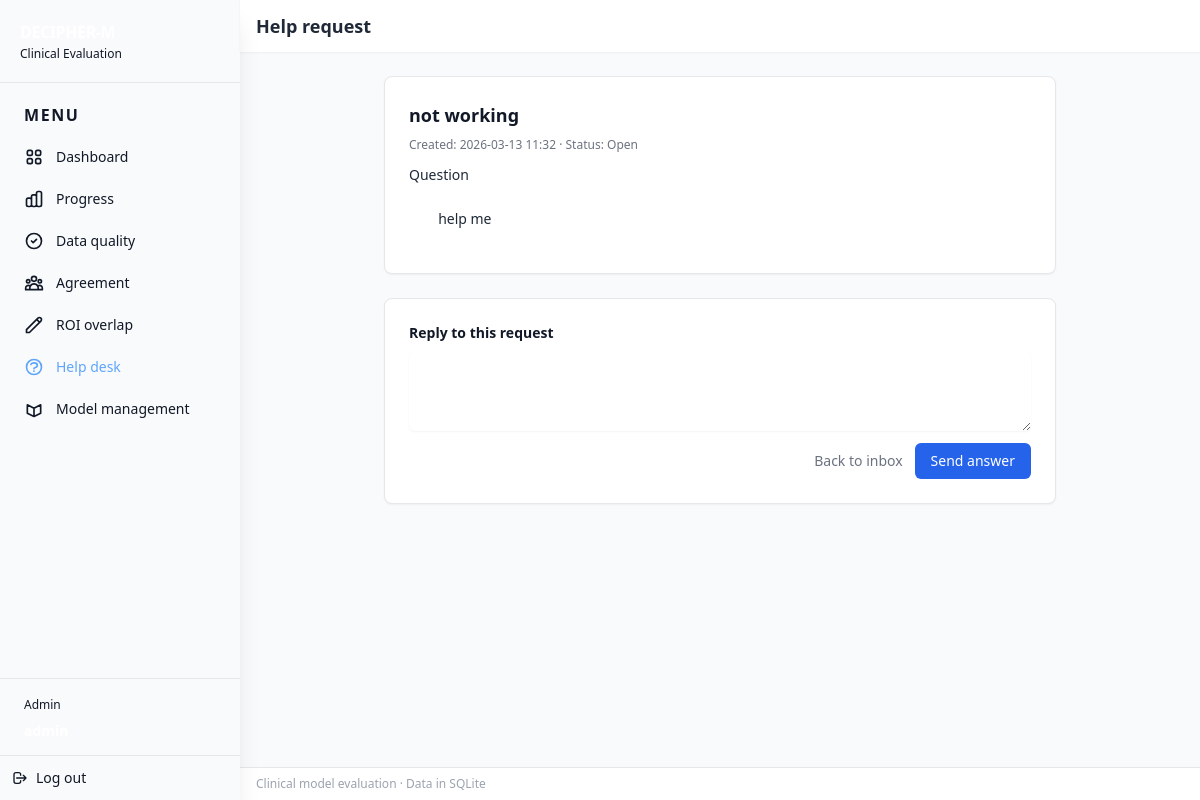
/help/2 (signed in), run on the app's committed database.
### app/models.py (models this page shows)
class User(SQLModel, table=True):
    __tablename__ = "users"
    id: Optional[int] = Field(default=None, primary_key=True)
    username: str = Field(unique=True)
    password_hash: str = Field()
    role: str = Field()  # "doctor" | "admin"
    full_name: Optional[str] = Field(default=None)
    email: Optional[str] = Field(default=None)
    institution: Optional[str] = Field(default=None)
    notes: Optional[str] = Field(default=None)
    created_at: datetime = Field(default_factory=datetime.utcnow)

class HelpRequest(SQLModel, table=True):
    id: Optional[int] = Field(default=None, primary_key=True)
    from_user_id: int = Field(foreign_key="users.id")
    to_role: str = Field()  # e.g. "admin"
    subject: str
    question: str
    answer: Optional[str] = Field(default=None)
    status: str = Field(default="open")  # "open" | "answered"
    created_at: datetime = Field(default_factory=datetime.utcnow)
    answered_at: Optional[datetime] = Field(default=None)

### app/main.py (the view)
@app.get("/help/{ticket_id}", response_class=HTMLResponse)
def help_detail(ticket_id: int, request: Request, session: SessionDep):
    user = get_current_user(request, session)
    if user is None:
        return RedirectResponse(url="/login?role=doctor", status_code=302)
    ticket = session.get(HelpRequest, ticket_id)
    if not ticket:
        return HTMLResponse("Ticket not found", status_code=404)
    if user.role != "admin" and ticket.from_user_id != user.id:
        return HTMLResponse("Not allowed", status_code=403)
    return templates.TemplateResponse(
        "help/detail.html",
        {"request": request, "current_user": user, "ticket": ticket},
    )

### app/templates/help/detail.html (shortened to what this page needs)
{% extends "base.html" %}
{% block header_title %}Help request{% endblock %}
{% block content %}
<div class="max-w-2xl mx-auto space-y-6">
  <div class="bg-white rounded-lg border border-gray-200 p-6 shadow-sm">
    <h2 class="text-lg font-semibold text-gray-900 mb-2">{{ ticket.subject }}</h2>
    <p class="text-xs text-gray-500 mb-1">
      Created: {{ ticket.created_at.strftime('%Y-%m-%d %H:%M') if ticket.created_at else '-' }} · Status: {{ ticket.status.capitalize() }}
    </p>
    <div class="mt-3">
      <h3 class="text-sm font-medium text-gray-800 mb-1">Question</h3>
      <p class="text-sm text-gray-800 whitespace-pre-wrap">
        {{ ticket.question }}
      </p>
    </div>
  </div>
  {% if current_user.role == 'admin' %}
  <div class="bg-white rounded-lg border border-gray-200 p-6 shadow-sm">
    <h3 class="text-sm font-semibold text-gray-900 mb-2">Reply to this request</h3>
    <form method="post" action="{{ request.url_for('help_answer', ticket_id=ticket.id) }}" class="space-y-3">
      <textarea
        id="answer"
        name="answer"
        rows="4"
        required
        class="block w-full rounded-md border-gray-300 shadow-sm focus:border-blue-500 focus:ring-blue-500 text-sm"
      >{{ ticket.answer or '' }}</textarea>
      <div class="flex items-center justify-end gap-3">
        <a href="{{ request.url_for('help_inbox') }}" class="text-sm text-gray-500 hover:text-gray-700">Back to inbox</a>
        <button type="submit" class="inline-flex items-center px-4 py-2 bg-blue-600 text-white text-sm font-medium rounded-md hover:bg-blue-700">
          Send answer
        </button>
      </div>
    </form>
  </div>
  {% elif ticket.from_user_id == current_user.id %}
  <div>
    <a href="{{ request.url_for('help_my') }}" class="text-sm text-blue-600 hover:text-blue-800">← Back to my requests</a>
  </div>
  {% endif %}
</div>
{% endblock %}

### app/templates/base.html (shortened to what this page needs)
<!DOCTYPE html>
<html lang="en">
  <head>
    <link
      href="https://cdn.jsdelivr.net/npm/tailwindcss@2.2.19/dist/tailwind.min.css"
      rel="stylesheet"
    />
    <link rel="stylesheet" href="/static/styles.css" />
  </head>
  <body class="bg-gray-50 text-gray-900">
    <div class="min-h-screen flex">
      {% if current_user is defined and current_user %}
      <aside class="w-60 min-h-screen sticky top-0 bg-slate-900 text-slate-100 flex-shrink-0 flex flex-col shadow-xl">
        <div class="p-5 border-b border-slate-700/80">
          <h1 class="font-bold text-base tracking-tight text-white">DECIPHER-M</h1>
          <p class="text-xs text-slate-400 mt-0.5">Clinical Evaluation</p>
        </div>
        <nav class="p-3 flex-1 space-y-0.5">
          <p class="px-3 py-2 text-[11px] font-semibold text-slate-500 uppercase tracking-widest">Menu</p>
          {% if current_user.role == 'admin' %}
          <a href="/admin" class="flex items-center gap-3 px-3 py-2.5 rounded-lg text-sm font-medium transition-colors {% if request.url.path == '/admin' %}bg-slate-800 text-blue-400{% else %}text-slate-300 hover:bg-slate-800 hover:text-blue-400{% endif %}">Dashboard</a>
          <a href="/admin/progress" class="flex items-center gap-3 px-3 py-2.5 rounded-lg text-sm font-medium transition-colors {% if request.url.path == '/admin/progress' %}bg-slate-800 text-blue-400{% else %}text-slate-300 hover:bg-slate-800 hover:text-blue-400{% endif %}">Progress</a>
          <a href="/admin/quality" class="flex items-center gap-3 px-3 py-2.5 rounded-lg text-sm font-medium transition-colors {% if request.url.path == '/admin/quality' %}bg-slate-800 text-blue-400{% else %}text-slate-300 hover:bg-slate-800 hover:text-blue-400{% endif %}"><svg class="w-5 h-5 flex-shrink-0" fill="none" stroke="currentColor" viewBox="0 0 24 24"><path stroke-linecap="round" stroke-linejoin="round" stroke-width="2" d="M9 12l2 2 4-4m6 2a9 9 0 11-18 0 9 9 0 0118 0z"/></svg>Data quality</a>
          <a href="/admin/agreement" class="flex items-center gap-3 px-3 py-2.5 rounded-lg text-sm font-medium transition-colors {% if request.url.path == '/admin/agreement' %}bg-slate-800 text-blue-400{% else %}text-slate-300 hover:bg-slate-800 hover:text-blue-400{% endif %}">Agreement</a>
          <a href="/admin/roi" class="flex items-center gap-3 px-3 py-2.5 rounded-lg text-sm font-medium transition-colors {% if request.url.path == '/admin/roi' %}bg-slate-800 text-blue-400{% else %}text-slate-300 hover:bg-slate-800 hover:text-blue-400{% endif %}"><svg class="w-5 h-5 flex-shrink-0" fill="none" stroke="currentColor" viewBox="0 0 24 24"><path stroke-linecap="round" stroke-linejoin="round" stroke-width="2" d="M15.232 5.232l3.536 3.536m-2.036-5.036a2.5 2.5 0 113.536 3.536L6.5 21.036H3v-3.572L16.732 3.732z"/></svg>ROI overlap</a>
          <a href="/help/inbox" class="flex items-center gap-3 px-3 py-2.5 rounded-lg text-sm font-medium transition-colors {% if request.url.path.startswith('/help') %}bg-slate-800 text-blue-400{% else %}text-slate-300 hover:bg-slate-800 hover:text-blue-400{% endif %}">Help desk</a>
          <a href="/admin/models" class="flex items-center gap-3 px-3 py-2.5 rounded-lg text-sm font-medium transition-colors {% if request.url.path == '/admin/models' %}bg-slate-800 text-blue-400{% else %}text-slate-300 hover:bg-slate-800 hover:text-blue-400{% endif %}"><svg class="w-5 h-5 flex-shrink-0" fill="none" stroke="currentColor" viewBox="0 0 24 24"><path stroke-linecap="round" stroke-linejoin="round" stroke-width="2" d="M20 7l-8 4-8-4m16 0l-8 4m8-4v10l-8 4m0-10L4 7m8 4v10M4 7v10l8 4"/></svg>Model management</a>
          {% endif %}
        </nav>
        <div class="p-3 border-t border-slate-700/80">
          <p class="px-3 py-1.5 text-xs font-medium text-slate-500">{{ 'Admin' if current_user.role == 'admin' else 'Doctor' }}</p>
          <p class="px-3 py-0.5 text-sm font-semibold text-white">{{ current_user.username }}</p>
        </div>
        <a href="/logout" class="flex items-center gap-2 p-3 text-sm font-medium text-slate-400 hover:bg-slate-800 hover:text-blue-400 border-t border-slate-700/80 transition-colors"><svg class="w-4 h-4 flex-shrink-0" fill="none" stroke="currentColor" viewBox="0 0 24 24"><path stroke-linecap="round" stroke-linejoin="round" stroke-width="2" d="M17 16l4-4m0 0l-4-4m4 4H7m6 4v1a3 3 0 01-3 3H6a3 3 0 01-3-3V7a3 3 0 013-3h4a3 3 0 013 3v1"/></svg>Log out</a>
      </aside>
      {% endif %}
      <div class="flex-1 flex flex-col min-w-0">
        {% if current_user is defined and current_user %}
        <header class="bg-white shadow-sm py-3 px-4">
          <div class="max-w-5xl mx-auto flex items-center justify-between">
            <h2 class="text-lg font-semibold text-gray-800">{% block header_title %}Clinical Evaluation{% endblock %}</h2>
          </div>
        </header>
        {% endif %}
        <main class="flex-1 py-6 px-4 sm:px-6 lg:px-8">
          <div class="max-w-5xl mx-auto">
            {% block content %}{% endblock %}
          </div>
        </main>
        <footer class="bg-white border-t py-2 px-4 text-xs text-gray-400">
          Clinical model evaluation · Data in SQLite
        </footer>
      </div>
    </div>
  </body>
</html>

### app/static/styles.css (style rules this page uses)
body { -webkit-font-smoothing: antialiased; }
textarea { resize: vertical; }

### data on the page
User: role "Admin"
HelpRequest: subject "not working", created_at "2026-03-13 11:32", status "Open", question "help me"
